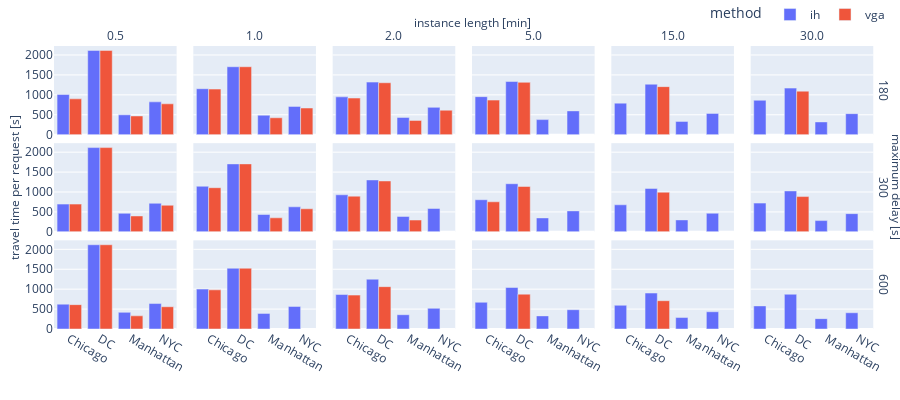

This figure's notebook cell:
### Code cell
fig = plot_main_result(900, 400)

### Figure 1 — Plotly figure (JSON) as saved in the notebook; plotly's stock layout.template omitted (floating-point values rounded to 4 significant figures)
{"data": [{"alignmentgroup": "True", "hovertemplate": "method=ih<br>max_delay=180<br>duration_minutes=0.5<br>area=%{x}<br>cost_per_request=%{y}<extra></extra>", "legendgroup": "ih", "marker": {"color": "#636efa", "pattern": {"shape": ""}}, "name": "ih", "offsetgroup": "ih", "orientation": "v", "showlegend": true, "textposition": "auto", "x": ["Chicago", "DC", "Manhattan", "NYC"], "xaxis": "x13", "y": [1008.0, 2115.0, 498.4, 823.8], "yaxis": "y13", "type": "bar"}, {"alignmentgroup": "True", "hovertemplate": "method=ih<br>max_delay=180<br>duration_minutes=1.0<br>area=%{x}<br>cost_per_request=%{y}<extra></extra>", "legendgroup": "ih", "marker": {"color": "#636efa", "pattern": {"shape": ""}}, "name": "ih", "offsetgroup": "ih", "orientation": "v", "showlegend": false, "textposition": "auto", "x": ["Chicago", "DC", "Manhattan", "NYC"], "xaxis": "x14", "y": [1154.0, 1706.0, 488.8, 710.5], "yaxis": "y14", "type": "bar"}, {"alignmentgroup": "True", "hovertemplate": "method=ih<br>max_delay=180<br>duration_minutes=2.0<br>area=%{x}<br>cost_per_request=%{y}<extra></extra>", "legendgroup": "ih", "marker": {"color": "#636efa", "pattern": {"shape": ""}}, "name": "ih", "offsetgroup": "ih", "orientation": "v", "showlegend": false, "textposition": "auto", "x": ["Chicago", "DC", "Manhattan", "NYC"], "xaxis": "x15", "y": [949.3, 1320.0, 433.2, 685.8], "yaxis": "y15", "type": "bar"}, {"alignmentgroup": "True", "hovertemplate": "method=ih<br>max_delay=180<br>duration_minutes=5.0<br>area=%{x}<br>cost_per_request=%{y}<extra></extra>", "legendgroup": "ih", "marker": {"color": "#636efa", "pattern": {"shape": ""}}, "name": "ih", "offsetgroup": "ih", "orientation": "v", "showlegend": false, "textposition": "auto", "x": ["Chicago", "DC", "Manhattan", "NYC"], "xaxis": "x16", "y": [954.1, 1334.0, 378.5, 597.2], "yaxis": "y16", "type": "bar"}, {"alignmentgroup": "True", "hovertemplate": "method=ih<br>max_delay=180<br>duration_minutes=15.0<br>area=%{x}<br>cost_per_request=%{y}<extra></extra>", "legendgroup": "ih", "marker": {"color": "#636efa", "pattern": {"shape": ""}}, "name": "ih", "offsetgroup": "ih", "orientation": "v", "showlegend": false, "textposition": "auto", "x": ["Chicago", "DC", "Manhattan", "NYC"], "xaxis": "x17", "y": [792.0, 1267.0, 333.8, 534.2], "yaxis": "y17", "type": "bar"}, {"alignmentgroup": "True", "hovertemplate": "method=ih<br>max_delay=180<br>duration_minutes=30.0<br>area=%{x}<br>cost_per_request=%{y}<extra></extra>", "legendgroup": "ih", "marker": {"color": "#636efa", "pattern": {"shape": ""}}, "name": "ih", "offsetgroup": "ih", "orientation": "v", "showlegend": false, "textposition": "auto", "x": ["Chicago", "DC", "Manhattan", "NYC"], "xaxis": "x18", "y": [863.8, 1169.0, 320.5, 527.7], "yaxis": "y18", "type": "bar"}, {"alignmentgroup": "True", "hovertemplate": "method=ih<br>max_delay=300<br>duration_minutes=0.5<br>area=%{x}<br>cost_per_request=%{y}<extra></extra>", "legendgroup": "ih", "marker": {"color": "#636efa", "pattern": {"shape": ""}}, "name": "ih", "offsetgroup": "ih", "orientation": "v", "showlegend": false, "textposition": "auto", "x": ["Chicago", "DC", "Manhattan", "NYC"], "xaxis": "x7", "y": [696.0, 2115.0, 464.6, 716.5], "yaxis": "y7", "type": "bar"}, {"alignmentgroup": "True", "hovertemplate": "method=ih<br>max_delay=300<br>duration_minutes=1.0<br>area=%{x}<br>cost_per_request=%{y}<extra></extra>", "legendgroup": "ih", "marker": {"color": "#636efa", "pattern": {"shape": ""}}, "name": "ih", "offsetgroup": "ih", "orientation": "v", "showlegend": false, "textposition": "auto", "x": ["Chicago", "DC", "Manhattan", "NYC"], "xaxis": "x8", "y": [1145.0, 1706.0, 434.9, 628.2], "yaxis": "y8", "type": "bar"}, {"alignmentgroup": "True", "hovertemplate": "method=ih<br>max_delay=300<br>duration_minutes=2.0<br>area=%{x}<br>cost_per_request=%{y}<extra></extra>", "legendgroup": "ih", "marker": {"color": "#636efa", "pattern": {"shape": ""}}, "name": "ih", "offsetgroup": "ih", "orientation": "v", "showlegend": false, "textposition": "auto", "x": ["Chicago", "DC", "Manhattan", "NYC"], "xaxis": "x9", "y": [930.0, 1303.0, 387.1, 586.3], "yaxis": "y9", "type": "bar"}, {"alignmentgroup": "True", "hovertemplate": "method=ih<br>max_delay=300<br>duration_minutes=5.0<br>area=%{x}<br>cost_per_request=%{y}<extra></extra>", "legendgroup": "ih", "marker": {"color": "#636efa", "pattern": {"shape": ""}}, "name": "ih", "offsetgroup": "ih", "orientation": "v", "showlegend": false, "textposition": "auto", "x": ["Chicago", "DC", "Manhattan", "NYC"], "xaxis": "x10", "y": [805.7, 1208.0, 349.7, 526.0], "yaxis": "y10", "type": "bar"}, {"alignmentgroup": "True", "hovertemplate": "method=ih<br>max_delay=300<br>duration_minutes=15.0<br>area=%{x}<br>cost_per_request=%{y}<extra></extra>", "legendgroup": "ih", "marker": {"color": "#636efa", "pattern": {"shape": ""}}, "name": "ih", "offsetgroup": "ih", "orientation": "v", "showlegend": false, "textposition": "auto", "x": ["Chicago", "DC", "Manhattan", "NYC"], "xaxis": "x11", "y": [679.1, 1090.0, 299.8, 466.9], "yaxis": "y11", "type": "bar"}, {"alignmentgroup": "True", "hovertemplate": "method=ih<br>max_delay=300<br>duration_minutes=30.0<br>area=%{x}<br>cost_per_request=%{y}<extra></extra>", "legendgroup": "ih", "marker": {"color": "#636efa", "pattern": {"shape": ""}}, "name": "ih", "offsetgroup": "ih", "orientation": "v", "showlegend": false, "textposition": "auto", "x": ["Chicago", "DC", "Manhattan", "NYC"], "xaxis": "x12", "y": [721.2, 1027.0, 282.2, 456.5], "yaxis": "y12", "type": "bar"}, {"alignmentgroup": "True", "hovertemplate": "method=ih<br>max_delay=600<br>duration_minutes=0.5<br>area=%{x}<br>cost_per_request=%{y}<extra></extra>", "legendgroup": "ih", "marker": {"color": "#636efa", "pattern": {"shape": ""}}, "name": "ih", "offsetgroup": "ih", "orientation": "v", "showlegend": false, "textposition": "auto", "x": ["Chicago", "DC", "Manhattan", "NYC"], "xaxis": "x", "y": [624.0, 2115.0, 417.9, 639.4], "yaxis": "y", "type": "bar"}, {"alignmentgroup": "True", "hovertemplate": "method=ih<br>max_delay=600<br>duration_minutes=1.0<br>area=%{x}<br>cost_per_request=%{y}<extra></extra>", "legendgroup": "ih", "marker": {"color": "#636efa", "pattern": {"shape": ""}}, "name": "ih", "offsetgroup": "ih", "orientation": "v", "showlegend": false, "textposition": "auto", "x": ["Chicago", "DC", "Manhattan", "NYC"], "xaxis": "x2", "y": [1002.0, 1526.0, 392.1, 566.4], "yaxis": "y2", "type": "bar"}, {"alignmentgroup": "True", "hovertemplate": "method=ih<br>max_delay=600<br>duration_minutes=2.0<br>area=%{x}<br>cost_per_request=%{y}<extra></extra>", "legendgroup": "ih", "marker": {"color": "#636efa", "pattern": {"shape": ""}}, "name": "ih", "offsetgroup": "ih", "orientation": "v", "showlegend": false, "textposition": "auto", "x": ["Chicago", "DC", "Manhattan", "NYC"], "xaxis": "x3", "y": [865.7, 1250.0, 358.7, 519.1], "yaxis": "y3", "type": "bar"}, {"alignmentgroup": "True", "hovertemplate": "method=ih<br>max_delay=600<br>duration_minutes=5.0<br>area=%{x}<br>cost_per_request=%{y}<extra></extra>", "legendgroup": "ih", "marker": {"color": "#636efa", "pattern": {"shape": ""}}, "name": "ih", "offsetgroup": "ih", "orientation": "v", "showlegend": false, "textposition": "auto", "x": ["Chicago", "DC", "Manhattan", "NYC"], "xaxis": "x4", "y": [670.5, 1042.0, 329.5, 484.6], "yaxis": "y4", "type": "bar"}, {"alignmentgroup": "True", "hovertemplate": "method=ih<br>max_delay=600<br>duration_minutes=15.0<br>area=%{x}<br>cost_per_request=%{y}<extra></extra>", "legendgroup": "ih", "marker": {"color": "#636efa", "pattern": {"shape": ""}}, "name": "ih", "offsetgroup": "ih", "orientation": "v", "showlegend": false, "textposition": "auto", "x": ["Chicago", "DC", "Manhattan", "NYC"], "xaxis": "x5", "y": [595.4, 902.6, 287.7, 433.0], "yaxis": "y5", "type": "bar"}, {"alignmentgroup": "True", "hovertemplate": "method=ih<br>max_delay=600<br>duration_minutes=30.0<br>area=%{x}<br>cost_per_request=%{y}<extra></extra>", "legendgroup": "ih", "marker": {"color": "#636efa", "pattern": {"shape": ""}}, "name": "ih", "offsetgroup": "ih", "orientation": "v", "showlegend": false, "textposition": "auto", "x": ["Chicago", "DC", "Manhattan", "NYC"], "xaxis": "x6", "y": [580.0, 872.7, 260.2, 407.7], "yaxis": "y6", "type": "bar"}, {"alignmentgroup": "True", "hovertemplate": "method=vga<br>max_delay=180<br>duration_minutes=0.5<br>area=%{x}<br>cost_per_request=%{y}<extra></extra>", "legendgroup": "vga", "marker": {"color": "#EF553B", "pattern": {"shape": ""}}, "name": "vga", "offsetgroup": "vga", "orientation": "v", "showlegend": true, "textposition": "auto", "x": ["Chicago", "DC", "Manhattan", "NYC"], "xaxis": "x13", "y": [900.0, 2115.0, 469.7, 774.7], "yaxis": "y13", "type": "bar"}, {"alignmentgroup": "True", "hovertemplate": "method=vga<br>max_delay=180<br>duration_minutes=1.0<br>area=%{x}<br>cost_per_request=%{y}<extra></extra>", "legendgroup": "vga", "marker": {"color": "#EF553B", "pattern": {"shape": ""}}, "name": "vga", "offsetgroup": "vga", "orientation": "v", "showlegend": false, "textposition": "auto", "x": ["Chicago", "DC", "Manhattan", "NYC"], "xaxis": "x14", "y": [1145.0, 1706.0, 424.4, 668.9], "yaxis": "y14", "type": "bar"}, {"alignmentgroup": "True", "hovertemplate": "method=vga<br>max_delay=180<br>duration_minutes=2.0<br>area=%{x}<br>cost_per_request=%{y}<extra></extra>", "legendgroup": "vga", "marker": {"color": "#EF553B", "pattern": {"shape": ""}}, "name": "vga", "offsetgroup": "vga", "orientation": "v", "showlegend": false, "textposition": "auto", "x": ["Chicago", "DC", "Manhattan", "NYC"], "xaxis": "x15", "y": [919.3, 1303.0, 357.6, 614.1], "yaxis": "y15", "type": "bar"}, {"alignmentgroup": "True", "hovertemplate": "method=vga<br>max_delay=180<br>duration_minutes=5.0<br>area=%{x}<br>cost_per_request=%{y}<extra></extra>", "legendgroup": "vga", "marker": {"color": "#EF553B", "pattern": {"shape": ""}}, "name": "vga", "offsetgroup": "vga", "orientation": "v", "showlegend": false, "textposition": "auto", "x": ["Chicago", "DC"], "xaxis": "x16", "y": [867.7, 1314.0], "yaxis": "y16", "type": "bar"}, {"alignmentgroup": "True", "hovertemplate": "method=vga<br>max_delay=180<br>duration_minutes=15.0<br>area=%{x}<br>cost_per_request=%{y}<extra></extra>", "legendgroup": "vga", "marker": {"color": "#EF553B", "pattern": {"shape": ""}}, "name": "vga", "offsetgroup": "vga", "orientation": "v", "showlegend": false, "textposition": "auto", "x": ["DC"], "xaxis": "x17", "y": [1206.0], "yaxis": "y17", "type": "bar"}, {"alignmentgroup": "True", "hovertemplate": "method=vga<br>max_delay=180<br>duration_minutes=30.0<br>area=%{x}<br>cost_per_request=%{y}<extra></extra>", "legendgroup": "vga", "marker": {"color": "#EF553B", "pattern": {"shape": ""}}, "name": "vga", "offsetgroup": "vga", "orientation": "v", "showlegend": false, "textposition": "auto", "x": ["DC"], "xaxis": "x18", "y": [1092.0], "yaxis": "y18", "type": "bar"}, {"alignmentgroup": "True", "hovertemplate": "method=vga<br>max_delay=300<br>duration_minutes=0.5<br>area=%{x}<br>cost_per_request=%{y}<extra></extra>", "legendgroup": "vga", "marker": {"color": "#EF553B", "pattern": {"shape": ""}}, "name": "vga", "offsetgroup": "vga", "orientation": "v", "showlegend": false, "textposition": "auto", "x": ["Chicago", "DC", "Manhattan", "NYC"], "xaxis": "x7", "y": [696.0, 2115.0, 398.6, 667.1], "yaxis": "y7", "type": "bar"}, {"alignmentgroup": "True", "hovertemplate": "method=vga<br>max_delay=300<br>duration_minutes=1.0<br>area=%{x}<br>cost_per_request=%{y}<extra></extra>", "legendgroup": "vga", "marker": {"color": "#EF553B", "pattern": {"shape": ""}}, "name": "vga", "offsetgroup": "vga", "orientation": "v", "showlegend": false, "textposition": "auto", "x": ["Chicago", "DC", "Manhattan", "NYC"], "xaxis": "x8", "y": [1108.0, 1706.0, 352.0, 578.5], "yaxis": "y8", "type": "bar"}, {"alignmentgroup": "True", "hovertemplate": "method=vga<br>max_delay=300<br>duration_minutes=2.0<br>area=%{x}<br>cost_per_request=%{y}<extra></extra>", "legendgroup": "vga", "marker": {"color": "#EF553B", "pattern": {"shape": ""}}, "name": "vga", "offsetgroup": "vga", "orientation": "v", "showlegend": false, "textposition": "auto", "x": ["Chicago", "DC", "Manhattan"], "xaxis": "x9", "y": [895.7, 1277.0, 296.1], "yaxis": "y9", "type": "bar"}, {"alignmentgroup": "True", "hovertemplate": "method=vga<br>max_delay=300<br>duration_minutes=5.0<br>area=%{x}<br>cost_per_request=%{y}<extra></extra>", "legendgroup": "vga", "marker": {"color": "#EF553B", "pattern": {"shape": ""}}, "name": "vga", "offsetgroup": "vga", "orientation": "v", "showlegend": false, "textposition": "auto", "x": ["Chicago", "DC"], "xaxis": "x10", "y": [754.3, 1139.0], "yaxis": "y10", "type": "bar"}, {"alignmentgroup": "True", "hovertemplate": "method=vga<br>max_delay=300<br>duration_minutes=15.0<br>area=%{x}<br>cost_per_request=%{y}<extra></extra>", "legendgroup": "vga", "marker": {"color": "#EF553B", "pattern": {"shape": ""}}, "name": "vga", "offsetgroup": "vga", "orientation": "v", "showlegend": false, "textposition": "auto", "x": ["DC"], "xaxis": "x11", "y": [995.0], "yaxis": "y11", "type": "bar"}, {"alignmentgroup": "True", "hovertemplate": "method=vga<br>max_delay=300<br>duration_minutes=30.0<br>area=%{x}<br>cost_per_request=%{y}<extra></extra>", "legendgroup": "vga", "marker": {"color": "#EF553B", "pattern": {"shape": ""}}, "name": "vga", "offsetgroup": "vga", "orientation": "v", "showlegend": false, "textposition": "auto", "x": ["DC"], "xaxis": "x12", "y": [885.5], "yaxis": "y12", "type": "bar"}, {"alignmentgroup": "True", "hovertemplate": "method=vga<br>max_delay=600<br>duration_minutes=0.5<br>area=%{x}<br>cost_per_request=%{y}<extra></extra>", "legendgroup": "vga", "marker": {"color": "#EF553B", "pattern": {"shape": ""}}, "name": "vga", "offsetgroup": "vga", "orientation": "v", "showlegend": false, "textposition": "auto", "x": ["Chicago", "DC", "Manhattan", "NYC"], "xaxis": "x", "y": [612.0, 2115.0, 330.4, 559.0], "yaxis": "y", "type": "bar"}, {"alignmentgroup": "True", "hovertemplate": "method=vga<br>max_delay=600<br>duration_minutes=1.0<br>area=%{x}<br>cost_per_request=%{y}<extra></extra>", "legendgroup": "vga", "marker": {"color": "#EF553B", "pattern": {"shape": ""}}, "name": "vga", "offsetgroup": "vga", "orientation": "v", "showlegend": false, "textposition": "auto", "x": ["Chicago", "DC"], "xaxis": "x2", "y": [983.1, 1526.0], "yaxis": "y2", "type": "bar"}, {"alignmentgroup": "True", "hovertemplate": "method=vga<br>max_delay=600<br>duration_minutes=2.0<br>area=%{x}<br>cost_per_request=%{y}<extra></extra>", "legendgroup": "vga", "marker": {"color": "#EF553B", "pattern": {"shape": ""}}, "name": "vga", "offsetgroup": "vga", "orientation": "v", "showlegend": false, "textposition": "auto", "x": ["Chicago", "DC"], "xaxis": "x3", "y": [850.7, 1063.0], "yaxis": "y3", "type": "bar"}, {"alignmentgroup": "True", "hovertemplate": "method=vga<br>max_delay=600<br>duration_minutes=5.0<br>area=%{x}<br>cost_per_request=%{y}<extra></extra>", "legendgroup": "vga", "marker": {"color": "#EF553B", "pattern": {"shape": ""}}, "name": "vga", "offsetgroup": "vga", "orientation": "v", "showlegend": false, "textposition": "auto", "x": ["DC"], "xaxis": "x4", "y": [874.4], "yaxis": "y4", "type": "bar"}, {"alignmentgroup": "True", "hovertemplate": "method=vga<br>max_delay=600<br>duration_minutes=15.0<br>area=%{x}<br>cost_per_request=%{y}<extra></extra>", "legendgroup": "vga", "marker": {"color": "#EF553B", "pattern": {"shape": ""}}, "name": "vga", "offsetgroup": "vga", "orientation": "v", "showlegend": false, "textposition": "auto", "x": ["DC"], "xaxis": "x5", "y": [710.4], "yaxis": "y5", "type": "bar"}], "layout": {"xaxis": {"anchor": "y", "domain": [0.0, 0.1467], "title": {"text": ""}}, "yaxis": {"anchor": "x", "domain": [0.0, 0.3133], "title": {"text": ""}}, "xaxis2": {"anchor": "y2", "domain": [0.1667, 0.3133], "matches": "x", "title": {"text": ""}}, "yaxis2": {"anchor": "x2", "domain": [0.0, 0.3133], "matches": "y", "showticklabels": false, "title": {"text": ""}}, "xaxis3": {"anchor": "y3", "domain": [0.3333, 0.48], "matches": "x", "title": {"text": ""}}, "yaxis3": {"anchor": "x3", "domain": [0.0, 0.3133], "matches": "y", "showticklabels": false, "title": {"text": ""}}, "xaxis4": {"anchor": "y4", "domain": [0.5, 0.6467], "matches": "x", "title": {"text": ""}}, "yaxis4": {"anchor": "x4", "domain": [0.0, 0.3133], "matches": "y", "showticklabels": false, "title": {"text": ""}}, "xaxis5": {"anchor": "y5", "domain": [0.6667, 0.8133], "matches": "x", "title": {"text": ""}}, "yaxis5": {"anchor": "x5", "domain": [0.0, 0.3133], "matches": "y", "showticklabels": false, "title": {"text": ""}}, "xaxis6": {"anchor": "y6", "domain": [0.8333, 0.98], "matches": "x", "title": {"text": ""}}, "yaxis6": {"anchor": "x6", "domain": [0.0, 0.3133], "matches": "y", "showticklabels": false, "title": {"text": ""}}, "xaxis7": {"anchor": "y7", "domain": [0.0, 0.1467], "matches": "x", "showticklabels": false, "title": {"text": ""}}, "yaxis7": {"anchor": "x7", "domain": [0.3433, 0.6567], "matches": "y", "title": {"text": ""}}, "xaxis8": {"anchor": "y8", "domain": [0.1667, 0.3133], "matches": "x", "showticklabels": false, "title": {"text": ""}}, "yaxis8": {"anchor": "x8", "domain": [0.3433, 0.6567], "matches": "y", "showticklabels": false, "title": {"text": ""}}, "xaxis9": {"anchor": "y9", "domain": [0.3333, 0.48], "matches": "x", "showticklabels": false, "title": {"text": ""}}, "yaxis9": {"anchor": "x9", "domain": [0.3433, 0.6567], "matches": "y", "showticklabels": false, "title": {"text": ""}}, "xaxis10": {"anchor": "y10", "domain": [0.5, 0.6467], "matches": "x", "showticklabels": false, "title": {"text": ""}}, "yaxis10": {"anchor": "x10", "domain": [0.3433, 0.6567], "matches": "y", "showticklabels": false, "title": {"text": ""}}, "xaxis11": {"anchor": "y11", "domain": [0.6667, 0.8133], "matches": "x", "showticklabels": false, "title": {"text": ""}}, "yaxis11": {"anchor": "x11", "domain": [0.3433, 0.6567], "matches": "y", "showticklabels": false, "title": {"text": ""}}, "xaxis12": {"anchor": "y12", "domain": [0.8333, 0.98], "matches": "x", "showticklabels": false, "title": {"text": ""}}, "yaxis12": {"anchor": "x12", "domain": [0.3433, 0.6567], "matches": "y", "showticklabels": false, "title": {"text": ""}}, "xaxis13": {"anchor": "y13", "domain": [0.0, 0.1467], "matches": "x", "showticklabels": false, "title": {"text": ""}}, "yaxis13": {"anchor": "x13", "domain": [0.6867, 1.0], "matches": "y", "title": {"text": ""}}, "xaxis14": {"anchor": "y14", "domain": [0.1667, 0.3133], "matches": "x", "showticklabels": false, "title": {"text": ""}}, "yaxis14": {"anchor": "x14", "domain": [0.6867, 1.0], "matches": "y", "showticklabels": false, "title": {"text": ""}}, "xaxis15": {"anchor": "y15", "domain": [0.3333, 0.48], "matches": "x", "showticklabels": false, "title": {"text": ""}}, "yaxis15": {"anchor": "x15", "domain": [0.6867, 1.0], "matches": "y", "showticklabels": false, "title": {"text": ""}}, "xaxis16": {"anchor": "y16", "domain": [0.5, 0.6467], "matches": "x", "showticklabels": false, "title": {"text": ""}}, "yaxis16": {"anchor": "x16", "domain": [0.6867, 1.0], "matches": "y", "showticklabels": false, "title": {"text": ""}}, "xaxis17": {"anchor": "y17", "domain": [0.6667, 0.8133], "matches": "x", "showticklabels": false, "title": {"text": ""}}, "yaxis17": {"anchor": "x17", "domain": [0.6867, 1.0], "matches": "y", "showticklabels": false, "title": {"text": ""}}, "xaxis18": {"anchor": "y18", "domain": [0.8333, 0.98], "matches": "x", "showticklabels": false, "title": {"text": ""}}, "yaxis18": {"anchor": "x18", "domain": [0.6867, 1.0], "matches": "y", "showticklabels": false, "title": {"text": ""}}, "annotations": [{"showarrow": false, "text": "0.5", "x": 0.07333, "xanchor": "center", "xref": "paper", "y": 1.0, "yanchor": "bottom", "yref": "paper"}, {"showarrow": false, "text": "1.0", "x": 0.24, "xanchor": "center", "xref": "paper", "y": 1.0, "yanchor": "bottom", "yref": "paper"}, {"showarrow": false, "text": "2.0", "x": 0.4067, "xanchor": "center", "xref": "paper", "y": 1.0, "yanchor": "bottom", "yref": "paper"}, {"showarrow": false, "text": "5.0", "x": 0.5733, "xanchor": "center", "xref": "paper", "y": 1.0, "yanchor": "bottom", "yref": "paper"}, {"showarrow": false, "text": "15.0", "x": 0.74, "xanchor": "center", "xref": "paper", "y": 1.0, "yanchor": "bottom", "yref": "paper"}, {"showarrow": false, "text": "30.0", "x": 0.9067, "xanchor": "center", "xref": "paper", "y": 1.0, "yanchor": "bottom", "yref": "paper"}, {"showarrow": false, "text": "600", "textangle": 90, "x": 0.98, "xanchor": "left", "xref": "paper", "y": 0.1567, "yanchor": "middle", "yref": "paper"}, {"showarrow": false, "text": "300", "textangle": 90, "x": 0.98, "xanchor": "left", "xref": "paper", "y": 0.5, "yanchor": "middle", "yref": "paper"}, {"showarrow": false, "text": "180", "textangle": 90, "x": 0.98, "xanchor": "left", "xref": "paper", "y": 0.8433, "yanchor": "middle", "yref": "paper"}, {"showarrow": false, "text": "travel time per request [s]", "textangle": -90, "x": -0.06, "xref": "paper", "y": 0.5, "yref": "paper"}, {"showarrow": false, "text": "instance length [min]", "x": 0.5, "xref": "paper", "y": 1.12, "yref": "paper"}, {"showarrow": false, "text": "maximum delay [s]", "textangle": 90, "x": 1.02, "xref": "paper", "y": 0.5, "yref": "paper"}], "legend": {"title": {"text": "method"}, "tracegroupgap": 0, "orientation": "h", "yanchor": "bottom", "y": 1.06, "xanchor": "right", "x": 1, "bordercolor": "Black", "borderwidth": 0}, "margin": {"t": 0, "l": 0, "r": 0, "b": 0, "pad": 0}, "barmode": "group", "height": 400, "width": 900}}
